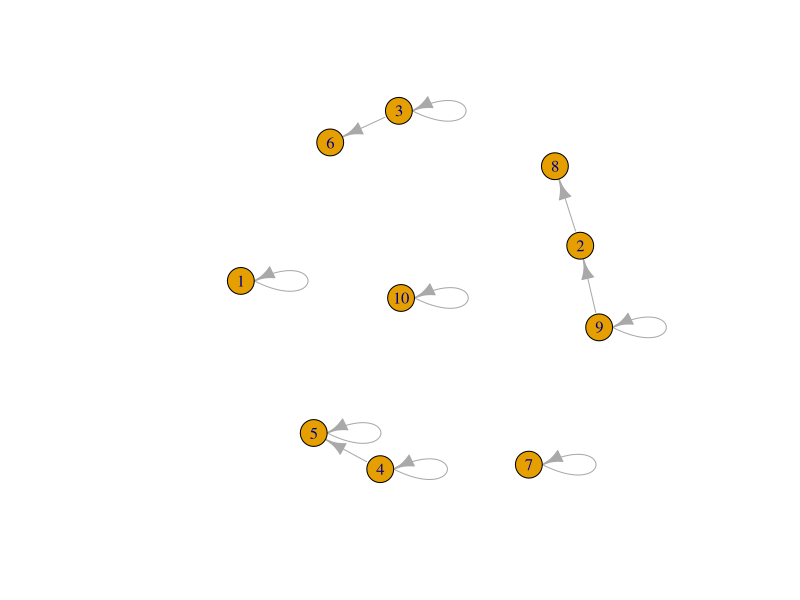

This figure's R source:
## ---- chunk 1
knitr::opts_chunk$set(echo = FALSE)
## ---- chunk 2
library(igraph)
set.seed(8)
E <-  erdos.renyi.game(10,0.05,loops = TRUE,directed=TRUE)
M <- as.matrix(get.adjacency(E))
ind <- c(which(rowSums(M)==0),5)
diag(M)[ind] <- 1
plot(graph_from_adjacency_matrix(t(M)))
